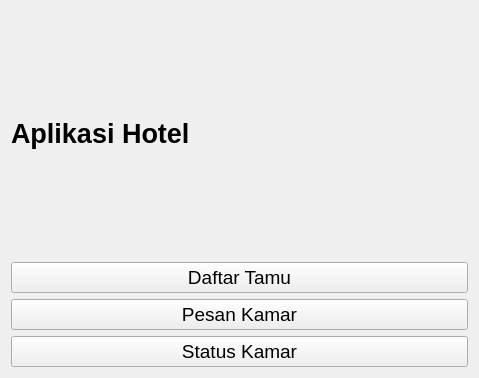
<?xml version="1.0" encoding="UTF-8"?>
<ui version="4.0">
 <class>Form</class>
 <widget class="QWidget" name="Form">
  <property name="geometry">
   <rect>
    <x>0</x>
    <y>0</y>
    <width>479</width>
    <height>378</height>
   </rect>
  </property>
  <property name="windowTitle">
   <string>Form</string>
  </property>
  <layout class="QVBoxLayout" name="verticalLayout">
   <item>
    <widget class="QLabel" name="label">
     <property name="font">
      <font>
       <pointsize>20</pointsize>
       <weight>75</weight>
       <bold>true</bold>
      </font>
     </property>
     <property name="text">
      <string>Aplikasi Hotel</string>
     </property>
    </widget>
   </item>
   <item>
    <widget class="QPushButton" name="pushButton">
     <property name="font">
      <font>
       <pointsize>14</pointsize>
      </font>
     </property>
     <property name="text">
      <string>Daftar Tamu</string>
     </property>
    </widget>
   </item>
   <item>
    <widget class="QPushButton" name="pushButton_2">
     <property name="font">
      <font>
       <pointsize>14</pointsize>
      </font>
     </property>
     <property name="text">
      <string>Pesan Kamar</string>
     </property>
    </widget>
   </item>
   <item>
    <widget class="QPushButton" name="pushButton_3">
     <property name="font">
      <font>
       <pointsize>14</pointsize>
      </font>
     </property>
     <property name="text">
      <string>Status Kamar</string>
     </property>
    </widget>
   </item>
  </layout>
 </widget>
 <resources/>
 <connections>
  <connection>
   <sender>pushButton</sender>
   <signal>clicked(bool)</signal>
   <receiver>Form</receiver>
   <slot>show()</slot>
   <hints>
    <hint type="sourcelabel">
     <x>221</x>
     <y>270</y>
    </hint>
    <hint type="destinationlabel">
     <x>409</x>
     <y>433</y>
    </hint>
   </hints>
  </connection>
  <connection>
   <sender>pushButton_2</sender>
   <signal>clicked()</signal>
   <receiver>Form</receiver>
   <slot>show()</slot>
   <hints>
    <hint type="sourcelabel">
     <x>303</x>
     <y>315</y>
    </hint>
    <hint type="destinationlabel">
     <x>387</x>
     <y>573</y>
    </hint>
   </hints>
  </connection>
  <connection>
   <sender>pushButton_3</sender>
   <signal>clicked()</signal>
   <receiver>Form</receiver>
   <slot>show()</slot>
   <hints>
    <hint type="sourcelabel">
     <x>345</x>
     <y>352</y>
    </hint>
    <hint type="destinationlabel">
     <x>372</x>
     <y>514</y>
    </hint>
   </hints>
  </connection>
 </connections>
</ui>
